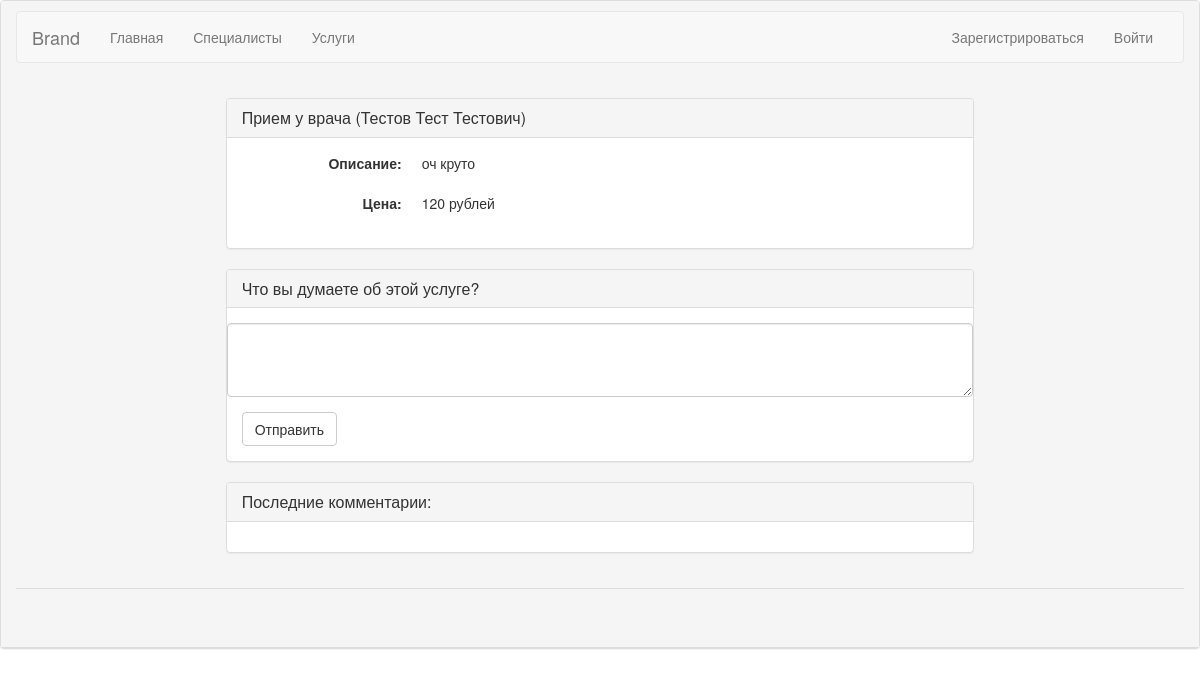
The page /services/1/ on the database as committed earlier.
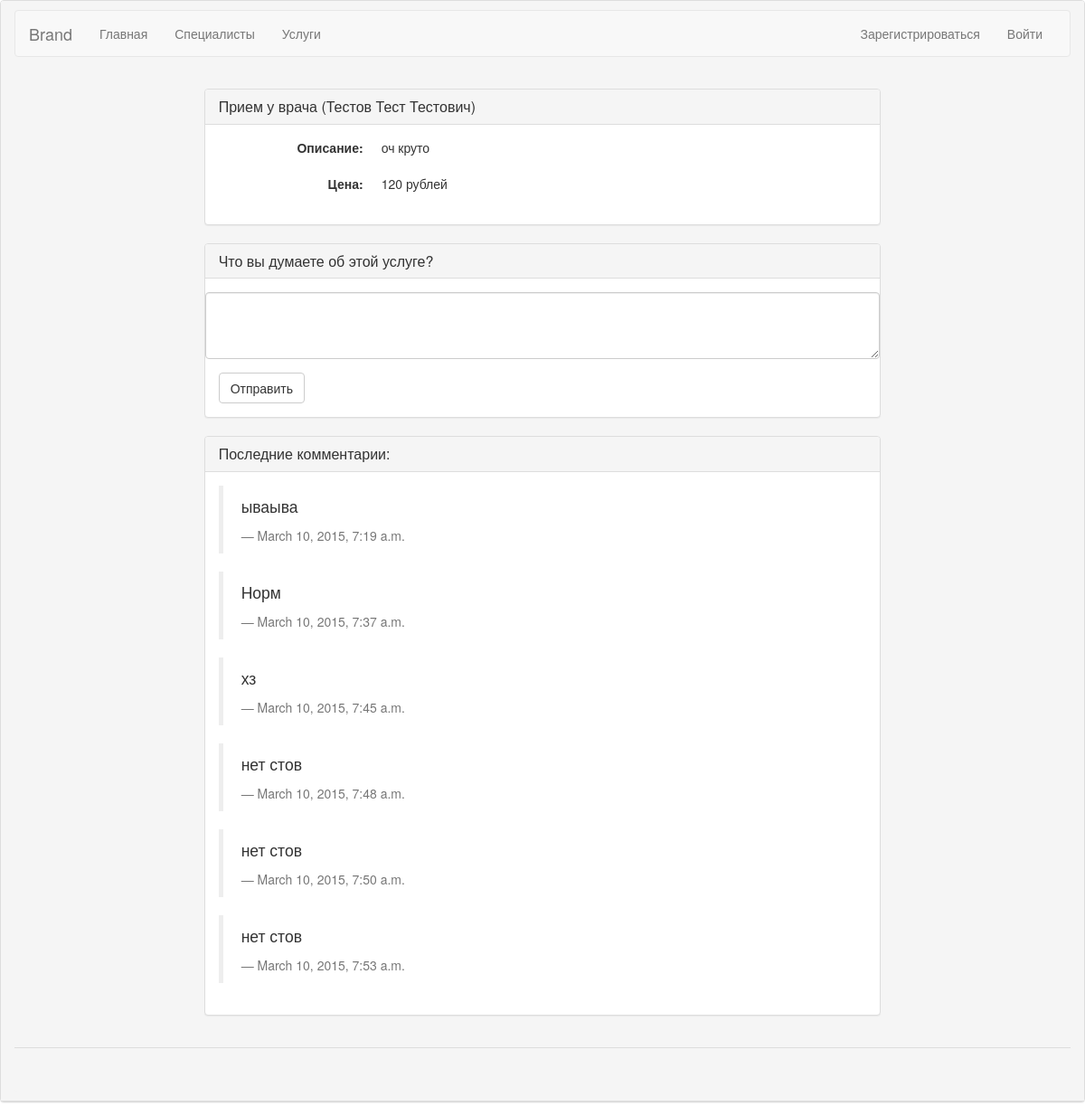
The same page on the database as committed later.
### clinic/models.py (models this page shows, shortened)
class Service(models.Model):
    cost = models.IntegerField()
    description = models.TextField()
    doctor = models.ForeignKey(Doctor)
    VIS = 1
    MAS = 2
    SERVICE_TYPES = (
        (VIS, 'Прием у врача'),
        (MAS, 'Массаж'),
    )
    serviceType = models.IntegerField(choices=SERVICE_TYPES)
    def __str__(self):
        return self.SERVICE_TYPES[self.serviceType - 1][1] + ' (' + self.doctor.__str__() + ')'

class Doctor(models.Model):
    CAR = 1
    TER = 2
    DOCTOR_TYPES = (
        (CAR, 'Кардиолог'),
        (TER, 'Терапевт'),
    )
    doctorType = models.IntegerField('Специализация', choices=DOCTOR_TYPES)
    lastName = models.TextField('Фамилия')
    firstName = models.TextField('Имя')
    patronymic = models.TextField('Отчество')
    education = models.TextField('Образование')
    birthDate = models.DateField('Дата рождения')
    schedule = models.ForeignKey(Schedule)
    photo = models.FilePathField(path='/home/bulat/projects/Okulist/clinic/static/clinic/img/doctors/')
    def __str__(self):
        return self.lastName + ' ' + self.firstName + ' ' + self.patronymic

class Comment(models.Model):
    service = models.ForeignKey(Service)
    content = models.TextField()
    pubDate = models.DateTimeField('date published', auto_now_add=True)

### clinic/views.py (the view)
# urls.py: url(r'^services/(?P<service_id>\d+)/$', views.service_page, name='service_page'),
def service_page(request, service_id):
    context = {'service':  get_object_or_404(Service, pk=service_id),
               'comments': Comment.objects.filter(service_id=service_id)}
    return render(request, 'clinic/service.html', context)

### clinic/templates/clinic/service.html (shortened to what this page needs)
{% extends "clinic/base.html" %}
{% block content %}
<div class="panel panel-default">
  <div class="panel-heading">
    <h3 class="panel-title">{{ service }}</h3>
  </div>
  <div class="panel-body">
    <dl class="dl-horizontal">
      <dt>Описание:</dt>
      <dd>{{ service.description }}</dd>
    </dl>
    <dl class="dl-horizontal">
      <dt>Цена:</dt>
      <dd>{{ service.cost }} рублей</dd>
    </dl>
  </div>
</div>
<div class="panel panel-default">
  <div class="panel-heading">
    <h3 class="panel-title">Что вы думаете об этой услуге?</h3>
  </div>
  <div class="panel-body">
    <form class="form-horizontal" action="{% url 'leave_comment' service.id%}" method="POST">
      <div class="form-group">
	<textarea class="form-control" rows="3" name="content"></textarea>
      </div>
      <button type="submit" class="btn btn-default">Отправить</button>
    </form>
  </div>
</div>
<div class="panel panel-default">
  <div class="panel-heading">
    <h3 class="panel-title">Последние комментарии:</h3>
  </div>
  <div class="panel-body">
      {% for comment in comments %}
      <blockquote>
	<p>{{ comment.content }}</p>
	<footer>{{ comment.pubDate }}</footer>
      </blockquote>
      {% endfor %}
  </div>
</div>
{% endblock %}

### clinic/templates/clinic/base.html (shortened to what this page needs)
<!DOCTYPE html>
<html>
  <head>
    {% load staticfiles %}
    <link rel="stylesheet" href="{% static  "clinic/css/lightbox.css" %}">
    <link rel="stylesheet" href="{% static "clinic/css/font-awesome.min.css" %}">
    <link rel="stylesheet" href="{% static "clinic/css/bootstrap.min.css" %}">
    <link rel="stylesheet" href="{% static  "clinic/css/jquery.datetimepicker.css" %}">
  </head>
  <body>
    <div class="panel panel-default">
      <div class="panel-heading">
	<nav class="navbar navbar-default">
	  <div class="container-fluid">
	    <div class="navbar-header">
	      <a class="navbar-brand" href="{% url 'index' %}">Brand</a>
	    </div>
	    <div class="collapse navbar-collapse" id="bs-example-navbar-collapse-1">
	      <ul class="nav navbar-nav">
		<li><a href={% url 'index' %}>Главная</a></li>
		<li><a href={% url 'doctors_list' %}>Специалисты</a></li>
		<li><a href={% url 'services_list' %}>Услуги</a></li>
	      </ul>
	      <ul class="nav navbar-nav navbar-right">
		{% if not user.is_anonymous %}
		<li><a href="#">{{ user }}</a></li>
		<li><a href="{% url 'logout' %}">Выйти</a></li>
		{% else %}
		<li><a href="{% url 'register' %}">Зарегистрироваться</a></li>
		<li><a href="{% url 'login' %}">Войти</a></li>
		{% endif %}
	      </ul>
	    </div>
	  </div>
	</nav>
	<div class="panel-body">
	  <div class="row">
	    <div class="col-md-8 col-md-offset-2">
	      {% block content %}{% endblock %}
	    </div>
	  </div>
	</div>
	<div class="panel-footer">
	  <div class="container-fluid">
	    <ul class="nav navbar-nav navbar-right">
	      <a href="https://github.com/Fa-bula/Oculist"><i class="fa fa-github fa-2x"></i></a>
	    </ul>
	  </div>
	</div>
      </div>
    </div>
  </body>
</html>

### clinic/static/clinic/css/lightbox.css (style rules this page uses)
body:after { content: url(../img/close.png) url(../img/loading.gif) url(../img/prev.png) url(../img/next.png); display: none; }

Rows that differ between the two databases and show on the page:
added Comment: content "ываыва", pubDate "March 10, 2015, 7:19 a.m."
added Comment: content "Норм", pubDate "March 10, 2015, 7:37 a.m."
added Comment: content "хз", pubDate "March 10, 2015, 7:45 a.m."
added Comment: content "нет стов", pubDate "March 10, 2015, 7:48 a.m."
added Comment: content "нет стов", pubDate "March 10, 2015, 7:50 a.m."
added Comment: content "нет стов", pubDate "March 10, 2015, 7:53 a.m."
